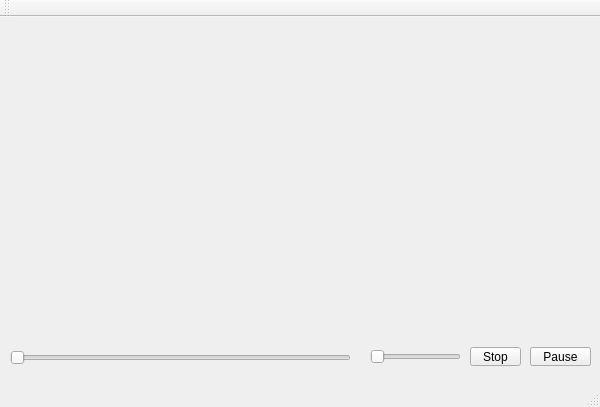
<?xml version="1.0" encoding="UTF-8"?>
<ui version="4.0">
 <class>QVPlayerClass</class>
 <widget class="QMainWindow" name="QVPlayerClass">
  <property name="geometry">
   <rect>
    <x>0</x>
    <y>0</y>
    <width>600</width>
    <height>407</height>
   </rect>
  </property>
  <property name="windowTitle">
   <string>QVPlayer</string>
  </property>
  <widget class="QWidget" name="centralWidget">
   <widget class="QWidget" name="videoWnd" native="true">
    <property name="geometry">
     <rect>
      <x>0</x>
      <y>0</y>
      <width>601</width>
      <height>311</height>
     </rect>
    </property>
   </widget>
   <widget class="QToolButton" name="playBtn">
    <property name="geometry">
     <rect>
      <x>530</x>
      <y>330</y>
      <width>61</width>
      <height>19</height>
     </rect>
    </property>
    <property name="text">
     <string>Play</string>
    </property>
   </widget>
   <widget class="QSlider" name="durationSlider">
    <property name="geometry">
     <rect>
      <x>10</x>
      <y>330</y>
      <width>341</width>
      <height>22</height>
     </rect>
    </property>
    <property name="orientation">
     <enum>Qt::Horizontal</enum>
    </property>
   </widget>
   <widget class="QToolButton" name="stopBtn">
    <property name="geometry">
     <rect>
      <x>470</x>
      <y>330</y>
      <width>51</width>
      <height>19</height>
     </rect>
    </property>
    <property name="text">
     <string>Stop</string>
    </property>
   </widget>
   <widget class="QToolButton" name="pauseBtn">
    <property name="geometry">
     <rect>
      <x>530</x>
      <y>330</y>
      <width>61</width>
      <height>19</height>
     </rect>
    </property>
    <property name="text">
     <string>Pause</string>
    </property>
   </widget>
   <widget class="QSlider" name="volumeSlider">
    <property name="geometry">
     <rect>
      <x>370</x>
      <y>330</y>
      <width>91</width>
      <height>19</height>
     </rect>
    </property>
    <property name="orientation">
     <enum>Qt::Horizontal</enum>
    </property>
   </widget>
  </widget>
  <widget class="QMenuBar" name="menuBar">
   <property name="geometry">
    <rect>
     <x>0</x>
     <y>0</y>
     <width>600</width>
     <height>21</height>
    </rect>
   </property>
  </widget>
  <widget class="QToolBar" name="mainToolBar">
   <attribute name="toolBarArea">
    <enum>TopToolBarArea</enum>
   </attribute>
   <attribute name="toolBarBreak">
    <bool>false</bool>
   </attribute>
  </widget>
  <widget class="QStatusBar" name="statusBar"/>
 </widget>
 <layoutdefault spacing="6" margin="11"/>
 <resources>
  <include location="qvplayer.qrc"/>
 </resources>
 <connections/>
</ui>
